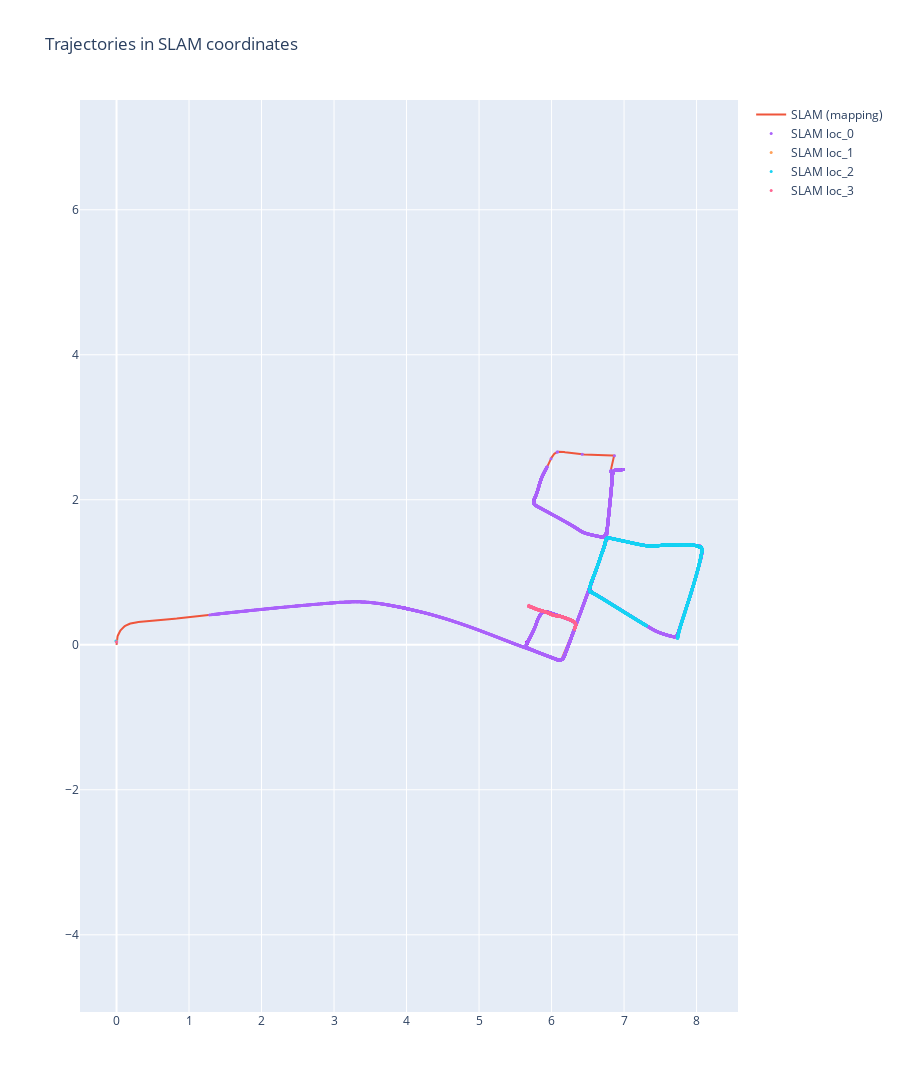

The notebook cell this image was saved under:
### Code cell
fig_slam = processor.create_2d_plot_slam()
fig_slam.show()

### Figure 1 — Plotly figure (JSON) as saved in the notebook; plotly's stock layout.template omitted (floating-point values rounded to 4 significant figures; data arrays with more than 128 entries replaced by an {"elided": "..."} marker saying what was removed)
{"data": [{"marker": {"color": "#EF553B", "size": 3}, "mode": "lines", "name": "SLAM (mapping)", "type": "scatter", "x": {"elided": "1512 float values"}, "y": {"elided": "1512 float values"}}, {"marker": {"color": "#AB63FA", "size": 3}, "mode": "markers", "name": "SLAM loc_0", "type": "scatter", "x": {"elided": "12183 float values"}, "y": {"elided": "12183 float values"}}, {"marker": {"color": "#FFA15A", "size": 3}, "mode": "markers", "name": "SLAM loc_1", "type": "scatter", "x": [-0.001676], "y": [0.05177]}, {"marker": {"color": "#19D3F3", "size": 3}, "mode": "markers", "name": "SLAM loc_2", "type": "scatter", "x": {"elided": "4316 float values"}, "y": {"elided": "4316 float values"}}, {"marker": {"color": "#FF6692", "size": 3}, "mode": "markers", "name": "SLAM loc_3", "type": "scatter", "x": {"elided": "955 float values"}, "y": {"elided": "955 float values"}}], "layout": {"height": 1200, "title": {"text": "Trajectories in SLAM coordinates"}, "yaxis": {"scaleanchor": "x", "scaleratio": 1}}}
